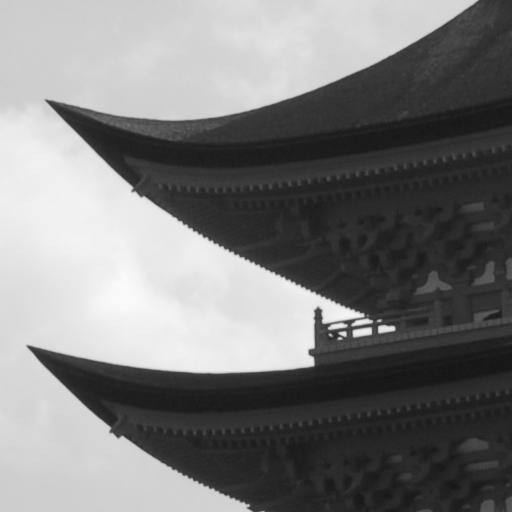
#> input picture immagini/Immagini/tetto.png, 512 x 512 px, found by its file name
$ python esercizio_10.py
#> lines starting #> are read from the running program, lines starting #| are printed output that depends on the picture; after the words box and inside, x2 and y2 are one past the last pixel; in counts of white or black regions, pixels touching at a corner belong together
import numpy as np
import skimage.io as io
import skimage.util as ut
import matplotlib.pyplot as plt
import scipy.ndimage as ndi
import sys
sys.path.append('C:\\Users\\rocco\\Documents\\università\\ESM\\laboratorio')
from my_modules.my_lib import rotate
path = 'C:\\Users\\rocco\\Documents\\università\\ESM\\laboratorio\\Immagini\\'

V = np.array([[0,-1,0],[0,1,0],[0,0,0]],dtype=np.float32) # derivata direzione verticale
H = np.array([[0,0,0],[-1,1,0],[0,0,0]],dtype=np.float32) # derivata direzione orizzontale
D1 = np.array([[-1,0,0],[0,1,0],[0,0,0]],dtype=np.float32) # derivata direzione obliqua 1
D2 = np.array([[0,0,0],[0,1,0],[-1,0,0]],dtype=np.float32) # derovata direzione obliqua 2


def extract_keypoint(x):
    d_v = ndi.correlate(x,V,mode='reflect')
    d_h = ndi.correlate(x,H,mode='reflect')
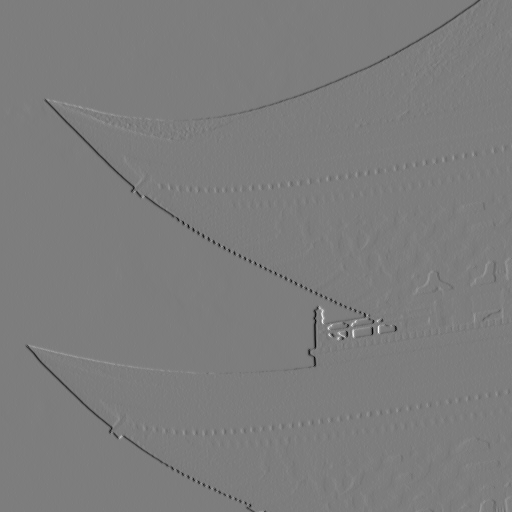
#> d_h: shape (512, 512) float32; min -106, max 109, mean -0.3; drawn with min black and max white
    d_o1 = ndi.correlate(x,D1, mode='reflect')
    d_o2 = ndi.correlate(x,D2, mode='reflect')

    m_v = ndi.generic_filter(d_v**2, np.mean, (5,5))
    m_h = ndi.generic_filter(d_h**2, np.mean, (5,5))
    m_o1 = ndi.generic_filter(d_o1**2, np.mean, (5,5))
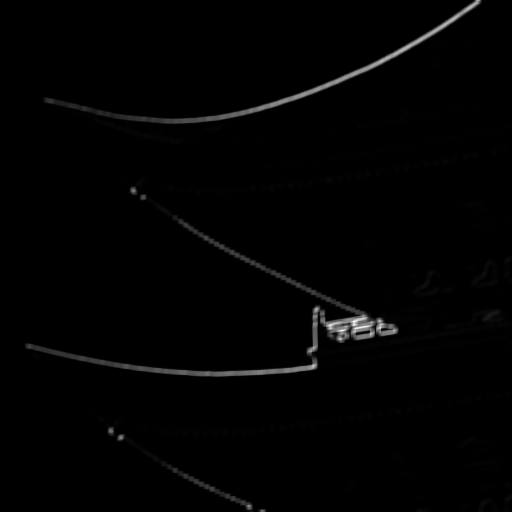
#> m_o1: shape (512, 512) float32; min 0, max 5082.2, mean 55.9; drawn with min black and max white
    m_o2 = ndi.generic_filter(d_o2**2, np.mean, (5,5))
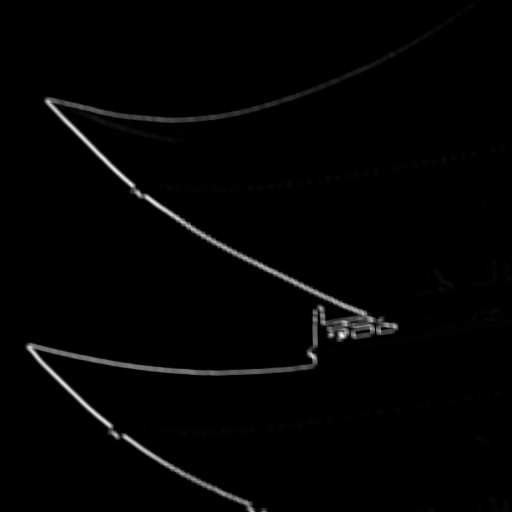
#> m_o2: shape (512, 512) float32; min 0, max 5311.6, mean 79.9; drawn with min black and max white

    stacked = np.stack((m_v,m_h,m_o1,m_o2),axis=-1)
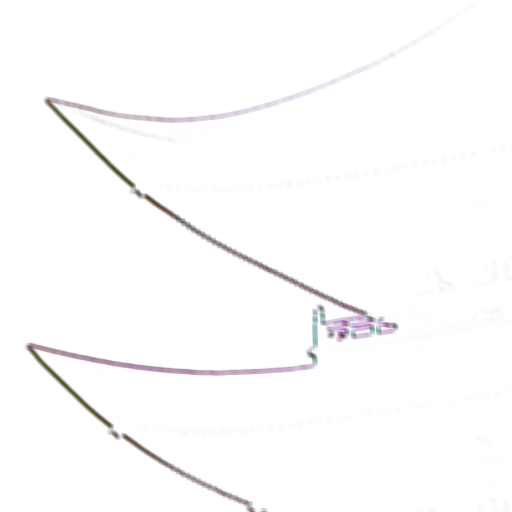
#> stacked: shape (512, 512, 4) float32; mean of channels 0, 1, 2, 3 51.9, 21.3, 55.9, 79.9; transparent parts drawn white
    Q_min = np.min(stacked,-1)
    MQ_min = ndi.generic_filter(Q_min, np.max, (3,3))

    SP =((Q_min>500) & (Q_min == MQ_min))
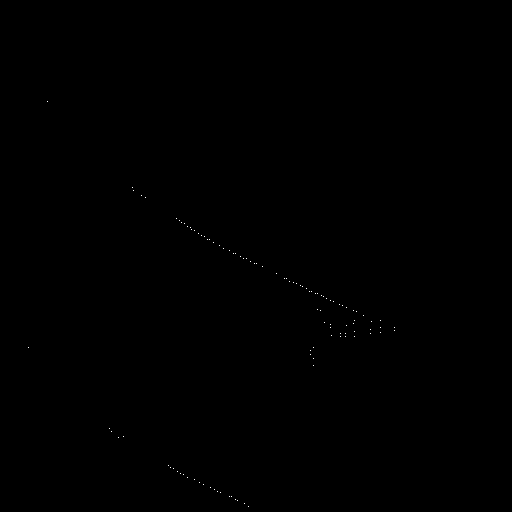
#> SP: shape (512, 512) bool; 0.04% white in thin lines or dots, all inside (x1, y1, x2, y2) = (28, 101, 395, 507)
    return SP

if __name__=='__main__':
    im = path + 'tetto.png'
    x = np.float32(io.imread(im))

    map = extract_keypoint(x)


    # stampa section
    plt.close('all')
    plt.figure(1)
    plt.imshow(x, clim=[0,255], cmap='gray')
    plt.colorbar()
    plt.title('originale')
    plt.figure(2)
    plt.imshow(map, clim=[0,1], cmap='gray')
    plt.colorbar()
    plt.title('key_points')
    plt.show()
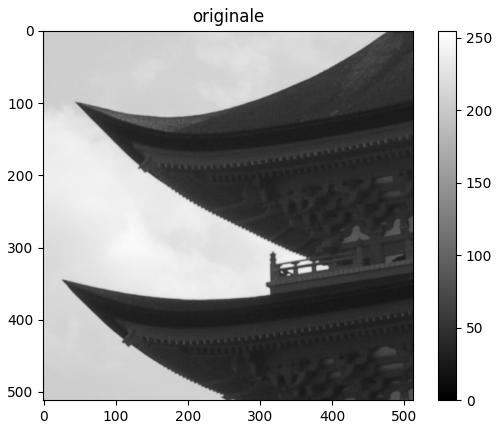
#> figure drawn by matplotlib, 2 panels
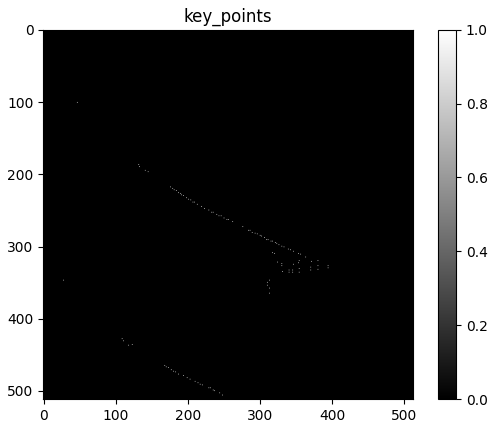
#> figure drawn by matplotlib, 2 panels
